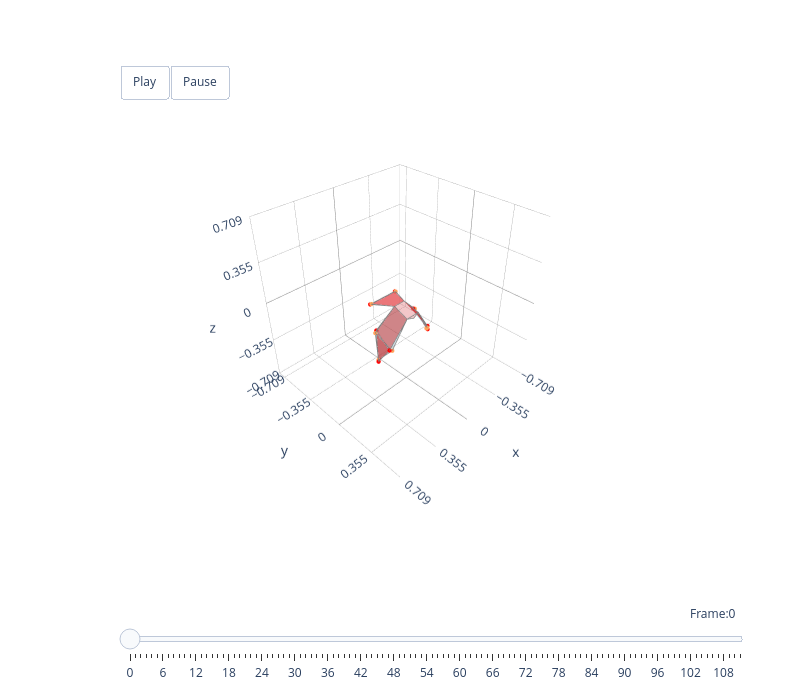

Notebook code for this chart:
### Code cell
# Animate: original (left) vs 4-mode reconstruction (right)
hawk3d = Animal3D('hawk', '../../data/mean_hawk_shape.csv')
animate_plotly_compare(hawk3d, [orig_bilateral, recon_bilateral])

### Figure 1 — Plotly figure (JSON) as saved in the notebook; plotly's stock layout.template omitted (floating-point values rounded to 4 significant figures)
{"data": [{"color": "lightblue", "hoverinfo": "none", "opacity": 0.5, "type": "mesh3d", "x": [-0.2764, -0.1999, -0.2213], "y": [-0.04185, 0.03309, -0.1264], "z": [-0.373, -0.2826, -0.1892]}, {"hoverinfo": "name", "line": {"color": "grey", "width": 1.5}, "mode": "lines", "name": "left_handwing lightblue", "type": "scatter3d", "x": [-0.2764, -0.1999, -0.2213, -0.2764], "y": [-0.04185, 0.03309, -0.1264, -0.04185], "z": [-0.373, -0.2826, -0.1892, -0.373]}, {"color": "lightblue", "hoverinfo": "none", "opacity": 0.5, "type": "mesh3d", "x": [0.2663, 0.1899, 0.2142], "y": [-0.0376, 0.03466, -0.1221], "z": [-0.3737, -0.2839, -0.1902]}, {"hoverinfo": "name", "line": {"color": "grey", "width": 1.5}, "mode": "lines", "name": "right_handwing lightblue", "type": "scatter3d", "x": [0.2663, 0.1899, 0.2142, 0.2663], "y": [-0.0376, 0.03466, -0.1221, -0.0376], "z": [-0.3737, -0.2839, -0.1902, -0.3737]}, {"color": "lightblue", "hoverinfo": "none", "opacity": 0.4, "type": "mesh3d", "x": [-0.1999, -0.2213, -0.05, -0.06], "y": [0.03309, -0.1264, -0.08, 0.06], "z": [-0.2826, -0.1892, -0.005, -0.045]}, {"hoverinfo": "name", "line": {"color": "grey", "width": 1.5}, "mode": "lines", "name": "left_armwing lightblue", "type": "scatter3d", "x": [-0.1999, -0.2213, -0.05, -0.06, -0.1999], "y": [0.03309, -0.1264, -0.08, 0.06, 0.03309], "z": [-0.2826, -0.1892, -0.005, -0.045, -0.2826]}, {"color": "lightblue", "hoverinfo": "none", "opacity": 0.4, "type": "mesh3d", "x": [0.1899, 0.2142, 0.05, 0.06], "y": [0.03466, -0.1221, -0.08, 0.06], "z": [-0.2839, -0.1902, -0.005, -0.045]}, {"hoverinfo": "name", "line": {"color": "grey", "width": 1.5}, "mode": "lines", "name": "right_armwing lightblue", "type": "scatter3d", "x": [0.1899, 0.2142, 0.05, 0.06, 0.1899], "y": [0.03466, -0.1221, -0.08, 0.06, 0.03466], "z": [-0.2839, -0.1902, -0.005, -0.045, -0.2839]}, {"color": "lightblue", "hoverinfo": "none", "opacity": 0.2, "type": "mesh3d", "x": [0.06, -0.06, -0.05, 0.05], "y": [0.06, 0.06, -0.08, -0.08], "z": [-0.045, -0.045, -0.005, -0.005]}, {"hoverinfo": "name", "line": {"color": "grey", "width": 1.5}, "mode": "lines", "name": "body lightblue", "type": "scatter3d", "x": [0.06, -0.06, -0.05, 0.05, 0.06], "y": [0.06, 0.06, -0.08, -0.08, 0.06], "z": [-0.045, -0.045, -0.005, -0.005, -0.045]}, {"color": "lightblue", "hoverinfo": "none", "opacity": 0.2, "type": "mesh3d", "x": [0.06, 3.743e-05, -0.06], "y": [0.06, 0.0705, 0.06], "z": [-0.045, -0.0617, -0.045]}, {"hoverinfo": "name", "line": {"color": "grey", "width": 1.5}, "mode": "lines", "name": "head lightblue", "type": "scatter3d", "x": [0.06, 3.743e-05, -0.06, 0.06], "y": [0.06, 0.0705, 0.06, 0.06], "z": [-0.045, -0.0617, -0.045, -0.045]}, {"color": "lightblue", "hoverinfo": "none", "opacity": 0.5, "type": "mesh3d", "x": [0.1222, -0.1318, -0.05, 0.05], "y": [-0.2589, -0.2558, -0.08, -0.08], "z": [-0.0371, -0.04085, -0.005, -0.005]}, {"hoverinfo": "name", "line": {"color": "grey", "width": 1.5}, "mode": "lines", "name": "tail lightblue", "type": "scatter3d", "x": [0.1222, -0.1318, -0.05, 0.05, 0.1222], "y": [-0.2589, -0.2558, -0.08, -0.08, -0.2589], "z": [-0.0371, -0.04085, -0.005, -0.005, -0.0371]}, {"hoverinfo": "none", "marker": {"opacity": 1, "size": 2.5}, "mode": "markers", "type": "scatter3d", "x": [-0.2764, 0.2663, -0.1999, 0.1899, -0.2213, 0.2142, -0.1318, 0.1222], "y": [-0.04185, -0.0376, 0.03309, 0.03466, -0.1264, -0.1221, -0.2558, -0.2589], "z": [-0.373, -0.3737, -0.2826, -0.2839, -0.1892, -0.1902, -0.04085, -0.0371]}, {"color": "red", "hoverinfo": "none", "opacity": 0.5, "type": "mesh3d", "x": [-0.2844, -0.214, -0.2038], "y": [-0.03649, 0.02183, -0.1284], "z": [-0.3825, -0.2782, -0.179]}, {"hoverinfo": "name", "line": {"color": "grey", "width": 1.5}, "mode": "lines", "name": "left_handwing red", "type": "scatter3d", "x": [-0.2844, -0.214, -0.2038, -0.2844], "y": [-0.03649, 0.02183, -0.1284, -0.03649], "z": [-0.3825, -0.2782, -0.179, -0.3825]}, {"color": "red", "hoverinfo": "none", "opacity": 0.5, "type": "mesh3d", "x": [0.2722, 0.2059, 0.1977], "y": [-0.03072, 0.02177, -0.1288], "z": [-0.3831, -0.2799, -0.1783]}, {"hoverinfo": "name", "line": {"color": "grey", "width": 1.5}, "mode": "lines", "name": "right_handwing red", "type": "scatter3d", "x": [0.2722, 0.2059, 0.1977, 0.2722], "y": [-0.03072, 0.02177, -0.1288, -0.03072], "z": [-0.3831, -0.2799, -0.1783, -0.3831]}, {"color": "red", "hoverinfo": "none", "opacity": 0.4, "type": "mesh3d", "x": [-0.214, -0.2038, -0.05, -0.06], "y": [0.02183, -0.1284, -0.08, 0.06], "z": [-0.2782, -0.179, -0.005, -0.045]}, {"hoverinfo": "name", "line": {"color": "grey", "width": 1.5}, "mode": "lines", "name": "left_armwing red", "type": "scatter3d", "x": [-0.214, -0.2038, -0.05, -0.06, -0.214], "y": [0.02183, -0.1284, -0.08, 0.06, 0.02183], "z": [-0.2782, -0.179, -0.005, -0.045, -0.2782]}, {"color": "red", "hoverinfo": "none", "opacity": 0.4, "type": "mesh3d", "x": [0.2059, 0.1977, 0.05, 0.06], "y": [0.02177, -0.1288, -0.08, 0.06], "z": [-0.2799, -0.1783, -0.005, -0.045]}, {"hoverinfo": "name", "line": {"color": "grey", "width": 1.5}, "mode": "lines", "name": "right_armwing red", "type": "scatter3d", "x": [0.2059, 0.1977, 0.05, 0.06, 0.2059], "y": [0.02177, -0.1288, -0.08, 0.06, 0.02177], "z": [-0.2799, -0.1783, -0.005, -0.045, -0.2799]}, {"color": "red", "hoverinfo": "none", "opacity": 0.2, "type": "mesh3d", "x": [0.06, -0.06, -0.05, 0.05], "y": [0.06, 0.06, -0.08, -0.08], "z": [-0.045, -0.045, -0.005, -0.005]}, {"hoverinfo": "name", "line": {"color": "grey", "width": 1.5}, "mode": "lines", "name": "body red", "type": "scatter3d", "x": [0.06, -0.06, -0.05, 0.05, 0.06], "y": [0.06, 0.06, -0.08, -0.08, 0.06], "z": [-0.045, -0.045, -0.005, -0.005, -0.045]}, {"color": "red", "hoverinfo": "none", "opacity": 0.2, "type": "mesh3d", "x": [0.06, 3.743e-05, -0.06], "y": [0.06, 0.0705, 0.06], "z": [-0.045, -0.0617, -0.045]}, {"hoverinfo": "name", "line": {"color": "grey", "width": 1.5}, "mode": "lines", "name": "head red", "type": "scatter3d", "x": [0.06, 3.743e-05, -0.06, 0.06], "y": [0.06, 0.0705, 0.06, 0.06], "z": [-0.045, -0.0617, -0.045, -0.045]}, {"color": "red", "hoverinfo": "none", "opacity": 0.5, "type": "mesh3d", "x": [0.1276, -0.1322, -0.05, 0.05], "y": [-0.2673, -0.2625, -0.08, -0.08], "z": [-0.04197, -0.04237, -0.005, -0.005]}, {"hoverinfo": "name", "line": {"color": "grey", "width": 1.5}, "mode": "lines", "name": "tail red", "type": "scatter3d", "x": [0.1276, -0.1322, -0.05, 0.05, 0.1276], "y": [-0.2673, -0.2625, -0.08, -0.08, -0.2673], "z": [-0.04197, -0.04237, -0.005, -0.005, -0.04197]}, {"hoverinfo": "none", "marker": {"color": "red", "opacity": 1, "size": 2.5}, "mode": "markers", "type": "scatter3d", "x": [-0.2844, 0.2722, -0.214, 0.2059, -0.2038, 0.1977, -0.1322, 0.1276], "y": [-0.03649, -0.03072, 0.02183, 0.02177, -0.1284, -0.1288, -0.2625, -0.2673], "z": [-0.3825, -0.3831, -0.2782, -0.2799, -0.179, -0.1783, -0.04237, -0.04197]}], "layout": {"height": 700, "margin": {"b": 100, "l": 50, "r": 50, "t": 100}, "scene": {"aspectmode": "cube", "aspectratio": {"x": 1, "y": 1, "z": 1}, "camera": {"eye": {"x": 1.5, "y": 1.5, "z": 1.5}, "up": {"x": 0, "y": 0, "z": 1}}, "domain": {"x": [0, 1], "y": [0.1, 1]}, "xaxis": {"backgroundcolor": "white", "dtick": 0.3545, "gridcolor": "grey", "gridwidth": 0.5, "range": [-0.709, 0.709], "showbackground": true, "zerolinecolor": "grey"}, "yaxis": {"backgroundcolor": "white", "dtick": 0.3545, "gridcolor": "grey", "gridwidth": 0.5, "range": [-0.7821, 0.6359], "showbackground": true, "zerolinecolor": "grey"}, "zaxis": {"backgroundcolor": "white", "dtick": 0.3545, "gridcolor": "grey", "gridwidth": 0.5, "range": [-0.709, 0.709], "showbackground": true, "zerolinecolor": "grey"}}, "showlegend": false, "sliders": [{"active": 0, "currentvalue": {"font": {"size": 12}, "prefix": "Frame:", "visible": true, "xanchor": "right"}, "len": 0.9, "pad": {"b": 10, "t": 50}, "steps": [{"args": [[0], {"frame": {"duration": 300, "redraw": true}, "mode": "immediate", "transition": {"duration": 300}}], "label": "0", "method": "animate"}, {"args": [[1], {"frame": {"duration": 300, "redraw": true}, "mode": "immediate", "transition": {"duration": 300}}], "label": "1", "method": "animate"}, {"args": [[2], {"frame": {"duration": 300, "redraw": true}, "mode": "immediate", "transition": {"duration": 300}}], "label": "2", "method": "animate"}, {"args": [[3], {"frame": {"duration": 300, "redraw": true}, "mode": "immediate", "transition": {"duration": 300}}], "label": "3", "method": "animate"}, {"args": [[4], {"frame": {"duration": 300, "redraw": true}, "mode": "immediate", "transition": {"duration": 300}}], "label": "4", "method": "animate"}, {"args": [[5], {"frame": {"duration": 300, "redraw": true}, "mode": "immediate", "transition": {"duration": 300}}], "label": "5", "method": "animate"}, {"args": [[6], {"frame": {"duration": 300, "redraw": true}, "mode": "immediate", "transition": {"duration": 300}}], "label": "6", "method": "animate"}, {"args": [[7], {"frame": {"duration": 300, "redraw": true}, "mode": "immediate", "transition": {"duration": 300}}], "label": "7", "method": "animate"}, {"args": [[8], {"frame": {"duration": 300, "redraw": true}, "mode": "immediate", "transition": {"duration": 300}}], "label": "8", "method": "animate"}, {"args": [[9], {"frame": {"duration": 300, "redraw": true}, "mode": "immediate", "transition": {"duration": 300}}], "label": "9", "method": "animate"}, {"args": [[10], {"frame": {"duration": 300, "redraw": true}, "mode": "immediate", "transition": {"duration": 300}}], "label": "10", "method": "animate"}, {"args": [[11], {"frame": {"duration": 300, "redraw": true}, "mode": "immediate", "transition": {"duration": 300}}], "label": "11", "method": "animate"}, {"args": [[12], {"frame": {"duration": 300, "redraw": true}, "mode": "immediate", "transition": {"duration": 300}}], "label": "12", "method": "animate"}, {"args": [[13], {"frame": {"duration": 300, "redraw": true}, "mode": "immediate", "transition": {"duration": 300}}], "label": "13", "method": "animate"}, {"args": [[14], {"frame": {"duration": 300, "redraw": true}, "mode": "immediate", "transition": {"duration": 300}}], "label": "14", "method": "animate"}, {"args": [[15], {"frame": {"duration": 300, "redraw": true}, "mode": "immediate", "transition": {"duration": 300}}], "label": "15", "method": "animate"}, {"args": [[16], {"frame": {"duration": 300, "redraw": true}, "mode": "immediate", "transition": {"duration": 300}}], "label": "16", "method": "animate"}, {"args": [[17], {"frame": {"duration": 300, "redraw": true}, "mode": "immediate", "transition": {"duration": 300}}], "label": "17", "method": "animate"}, {"args": [[18], {"frame": {"duration": 300, "redraw": true}, "mode": "immediate", "transition": {"duration": 300}}], "label": "18", "method": "animate"}, {"args": [[19], {"frame": {"duration": 300, "redraw": true}, "mode": "immediate", "transition": {"duration": 300}}], "label": "19", "method": "animate"}, {"args": [[20], {"frame": {"duration": 300, "redraw": true}, "mode": "immediate", "transition": {"duration": 300}}], "label": "20", "method": "animate"}, {"args": [[21], {"frame": {"duration": 300, "redraw": true}, "mode": "immediate", "transition": {"duration": 300}}], "label": "21", "method": "animate"}, {"args": [[22], {"frame": {"duration": 300, "redraw": true}, "mode": "immediate", "transition": {"duration": 300}}], "label": "22", "method": "animate"}, {"args": [[23], {"frame": {"duration": 300, "redraw": true}, "mode": "immediate", "transition": {"duration": 300}}], "label": "23", "method": "animate"}, {"args": [[24], {"frame": {"duration": 300, "redraw": true}, "mode": "immediate", "transition": {"duration": 300}}], "label": "24", "method": "animate"}, {"args": [[25], {"frame": {"duration": 300, "redraw": true}, "mode": "immediate", "transition": {"duration": 300}}], "label": "25", "method": "animate"}, {"args": [[26], {"frame": {"duration": 300, "redraw": true}, "mode": "immediate", "transition": {"duration": 300}}], "label": "26", "method": "animate"}, {"args": [[27], {"frame": {"duration": 300, "redraw": true}, "mode": "immediate", "transition": {"duration": 300}}], "label": "27", "method": "animate"}, {"args": [[28], {"frame": {"duration": 300, "redraw": true}, "mode": "immediate", "transition": {"duration": 300}}], "label": "28", "method": "animate"}, {"args": [[29], {"frame": {"duration": 300, "redraw": true}, "mode": "immediate", "transition": {"duration": 300}}], "label": "29", "method": "animate"}, {"args": [[30], {"frame": {"duration": 300, "redraw": true}, "mode": "immediate", "transition": {"duration": 300}}], "label": "30", "method": "animate"}, {"args": [[31], {"frame": {"duration": 300, "redraw": true}, "mode": "immediate", "transition": {"duration": 300}}], "label": "31", "method": "animate"}, {"args": [[32], {"frame": {"duration": 300, "redraw": true}, "mode": "immediate", "transition": {"duration": 300}}], "label": "32", "method": "animate"}, {"args": [[33], {"frame": {"duration": 300, "redraw": true}, "mode": "immediate", "transition": {"duration": 300}}], "label": "33", "method": "animate"}, {"args": [[34], {"frame": {"duration": 300, "redraw": true}, "mode": "immediate", "transition": {"duration": 300}}], "label": "34", "method": "animate"}, {"args": [[35], {"frame": {"duration": 300, "redraw": true}, "mode": "immediate", "transition": {"duration": 300}}], "label": "35", "method": "animate"}, {"args": [[36], {"frame": {"duration": 300, "redraw": true}, "mode": "immediate", "transition": {"duration": 300}}], "label": "36", "method": "animate"}, {"args": [[37], {"frame": {"duration": 300, "redraw": true}, "mode": "immediate", "transition": {"duration": 300}}], "label": "37", "method": "animate"}, {"args": [[38], {"frame": {"duration": 300, "redraw": true}, "mode": "immediate", "transition": {"duration": 300}}], "label": "38", "method": "animate"}, {"args": [[39], {"frame": {"duration": 300, "redraw": true}, "mode": "immediate", "transition": {"duration": 300}}], "label": "39", "method": "animate"}, {"args": [[40], {"frame": {"duration": 300, "redraw": true}, "mode": "immediate", "transition": {"duration": 300}}], "label": "40", "method": "animate"}, {"args": [[41], {"frame": {"duration": 300, "redraw": true}, "mode": "immediate", "transition": {"duration": 300}}], "label": "41", "method": "animate"}, {"args": [[42], {"frame": {"duration": 300, "redraw": true}, "mode": "immediate", "transition": {"duration": 300}}], "label": "42", "method": "animate"}, {"args": [[43], {"frame": {"duration": 300, "redraw": true}, "mode": "immediate", "transition": {"duration": 300}}], "label": "43", "method": "animate"}, {"args": [[44], {"frame": {"duration": 300, "redraw": true}, "mode": "immediate", "transition": {"duration": 300}}], "label": "44", "method": "animate"}, {"args": [[45], {"frame": {"duration": 300, "redraw": true}, "mode": "immediate", "transition": {"duration": 300}}], "label": "45", "method": "animate"}, {"args": [[46], {"frame": {"duration": 300, "redraw": true}, "mode": "immediate", "transition": {"duration": 300}}], "label": "46", "method": "animate"}, {"args": [[47], {"frame": {"duration": 300, "redraw": true}, "mode": "immediate", "transition": {"duration": 300}}], "label": "47", "method": "animate"}, {"args": [[48], {"frame": {"duration": 300, "redraw": true}, "mode": "immediate", "transition": {"duration": 300}}], "label": "48", "method": "animate"}, {"args": [[49], {"frame": {"duration": 300, "redraw": true}, "mode": "immediate", "transition": {"duration": 300}}], "label": "49", "method": "animate"}, {"args": [[50], {"frame": {"duration": 300, "redraw": true}, "mode": "immediate", "transition": {"duration": 300}}], "label": "50", "method": "animate"}, {"args": [[51], {"frame": {"duration": 300, "redraw": true}, "mode": "immediate", "transition": {"duration": 300}}], "label": "51", "method": "animate"}, {"args": [[52], {"frame": {"duration": 300, "redraw": true}, "mode": "immediate", "transition": {"duration": 300}}], "label": "52", "method": "animate"}, {"args": [[53], {"frame": {"duration": 300, "redraw": true}, "mode": "immediate", "transition": {"duration": 300}}], "label": "53", "method": "animate"}, {"args": [[54], {"frame": {"duration": 300, "redraw": true}, "mode": "immediate", "transition": {"duration": 300}}], "label": "54", "method": "animate"}, {"args": [[55], {"frame": {"duration": 300, "redraw": true}, "mode": "immediate", "transition": {"duration": 300}}], "label": "55", "method": "animate"}, {"args": [[56], {"frame": {"duration": 300, "redraw": true}, "mode": "immediate", "transition": {"duration": 300}}], "label": "56", "method": "animate"}, {"args": [[57], {"frame": {"duration": 300, "redraw": true}, "mode": "immediate", "transition": {"duration": 300}}], "label": "57", "method": "animate"}, {"args": [[58], {"frame": {"duration": 300, "redraw": true}, "mode": "immediate", "transition": {"duration": 300}}], "label": "58", "method": "animate"}, {"args": [[59], {"frame": {"duration": 300, "redraw": true}, "mode": "immediate", "transition": {"duration": 300}}], "label": "59", "method": "animate"}, {"args": [[60], {"frame": {"duration": 300, "redraw": true}, "mode": "immediate", "transition": {"duration": 300}}], "label": "60", "method": "animate"}, {"args": [[61], {"frame": {"duration": 300, "redraw": true}, "mode": "immediate", "transition": {"duration": 300}}], "label": "61", "method": "animate"}, {"args": [[62], {"frame": {"duration": 300, "redraw": true}, "mode": "immediate", "transition": {"duration": 300}}], "label": "62", "method": "animate"}, {"args": [[63], {"frame": {"duration": 300, "redraw": true}, "mode": "immediate", "transition": {"duration": 300}}], "label": "63", "method": "animate"}, {"args": [[64], {"frame": {"duration": 300, "redraw": true}, "mode": "immediate", "transition": {"duration": 300}}], "label": "64", "method": "animate"}, {"args": [[65], {"frame": {"duration": 300, "redraw": true}, "mode": "immediate", "transition": {"duration": 300}}], "label": "65", "method": "animate"}, {"args": [[66], {"frame": {"duration": 300, "redraw": true}, "mode": "immediate", "transition": {"duration": 300}}], "label": "66", "method": "animate"}, {"args": [[67], {"frame": {"duration": 300, "redraw": true}, "mode": "immediate", "transition": {"duration": 300}}], "label": "67", "method": "animate"}, {"args": [[68], {"frame": {"duration": 300, "redraw": true}, "mode": "immediate", "transition": {"duration": 300}}], "label": "68", "method": "animate"}, {"args": [[69], {"frame": {"duration": 300, "redraw": true}, "mode": "immediate", "transition": {"duration": 300}}], "label": "69", "method": "animate"}, {"args": [[70], {"frame": {"duration": 300, "redraw": true}, "mode": "immediate", "transition": {"duration": 300}}], "label": "70", "method": "animate"}, {"args": [[71], {"frame": {"duration": 300, "redraw": true}, "mode": "immediate", "transition": {"duration": 300}}], "label": "71", "method": "animate"}, {"args": [[72], {"frame": {"duration": 300, "redraw": true}, "mode": "immediate", "transition": {"duration": 300}}], "label": "72", "method": "animate"}, {"args": [[73], {"frame": {"duration": 300, "redraw": true}, "mode": "immediate", "transition": {"duration": 300}}], "label": "73", "method": "animate"}, {"args": [[74], {"frame": {"duration": 300, "redraw": true}, "mode": "immediate", "transition": {"duration": 300}}], "label": "74", "method": "animate"}, {"args": [[75], {"frame": {"duration": 300, "redraw": true}, "mode": "immediate", "transition": {"duration": 300}}], "label": "75", "method": "animate"}, {"args": [[76], {"frame": {"duration": 300, "redraw": true}, "mode": "immediate", "transition": {"duration": 300}}], "label": "76", "method": "animate"}, {"args": [[77], {"frame": {"duration": 300, "redraw": true}, "mode": "immediate", "transition": {"duration": 300}}], "label": "77", "method": "animate"}, {"args": [[78], {"frame": {"duration": 300, "redraw": true}, "mode": "immediate", "transition": {"duration": 300}}], "label": "78", "method": "animate"}, {"args": [[79], {"frame": {"duration": 300, "redraw": true}, "mode": "immediate", "transition": {"duration": 300}}], "label": "79", "method": "animate"}, {"args": [[80], {"frame": {"duration": 300, "redraw": true}, "mode": "immediate", "transition": {"duration": 300}}], "label": "80", "method": "animate"}, {"args": [[81], {"frame": {"duration": 300, "redraw": true}, "mode": "immediate", "transition": {"duration": 300}}], "label": "81", "method": "animate"}, {"args": [[82], {"frame": {"duration": 300, "redraw": true}, "mode": "immediate", "transition": {"duration": 300}}], "label": "82", "method": "animate"}, {"args": [[83], {"frame": {"duration": 300, "redraw": true}, "mode": "immediate", "transition": {"duration": 300}}], "label": "83", "method": "animate"}, {"args": [[84], {"frame": {"duration": 300, "redraw": true}, "mode": "immediate", "transition": {"duration": 300}}], "label": "84", "method": "animate"}, {"args": [[85], {"frame": {"duration": 300, "redraw": true}, "mode": "immediate", "transition": {"duration": 300}}], "label": "85", "method": "animate"}, {"args": [[86], {"frame": {"duration": 300, "redraw": true}, "mode": "immediate", "transition": {"duration": 300}}], "label": "86", "method": "animate"}, {"args": [[87], {"frame": {"duration": 300, "redraw": true}, "mode": "immediate", "transition": {"duration": 300}}], "label": "87", "method": "animate"}, {"args": [[88], {"frame": {"duration": 300, "redraw": true}, "mode": "immediate", "transition": {"duration": 300}}], "label": "88", "method": "animate"}, {"args": [[89], {"frame": {"duration": 300, "redraw": true}, "mode": "immediate", "transition": {"duration": 300}}], "label": "89", "method": "animate"}, {"args": [[90], {"frame": {"duration": 300, "redraw": true}, "mode": "immediate", "transition": {"duration": 300}}], "label": "90", "method": "animate"}, {"args": [[91], {"frame": {"duration": 300, "redraw": true}, "mode": "immediate", "transition": {"duration": 300}}], "label": "91", "method": "animate"}, {"args": [[92], {"frame": {"duration": 300, "redraw": true}, "mode": "immediate", "transition": {"duration": 300}}], "label": "92", "method": "animate"}, {"args": [[93], {"frame": {"duration": 300, "redraw": true}, "mode": "immediate", "transition": {"duration": 300}}], "label": "93", "method": "animate"}, {"args": [[94], {"frame": {"duration": 300, "redraw": true}, "mode": "immediate", "transition": {"duration": 300}}], "label": "94", "method": "animate"}, {"args": [[95], {"frame": {"duration": 300, "redraw": true}, "mode": "immediate", "transition": {"duration": 300}}], "label": "95", "method": "animate"}, {"args": [[96], {"frame": {"duration": 300, "redraw": true}, "mode": "immediate", "transition": {"duration": 300}}], "label": "96", "method": "animate"}, {"args": [[97], {"frame": {"duration": 300, "redraw": true}, "mode": "immediate", "transition": {"duration": 300}}], "label": "97", "method": "animate"}, {"args": [[98], {"frame": {"duration": 300, "redraw": true}, "mode": "immediate", "transition": {"duration": 300}}], "label": "98", "method": "animate"}, {"args": [[99], {"frame": {"duration": 300, "redraw": true}, "mode": "immediate", "transition": {"duration": 300}}], "label": "99", "method": "animate"}, {"args": [[100], {"frame": {"duration": 300, "redraw": true}, "mode": "immediate", "transition": {"duration": 300}}], "label": "100", "method": "animate"}, {"args": [[101], {"frame": {"duration": 300, "redraw": true}, "mode": "immediate", "transition": {"duration": 300}}], "label": "101", "method": "animate"}, {"args": [[102], {"frame": {"duration": 300, "redraw": true}, "mode": "immediate", "transition": {"duration": 300}}], "label": "102", "method": "animate"}, {"args": [[103], {"frame": {"duration": 300, "redraw": true}, "mode": "immediate", "transition": {"duration": 300}}], "label": "103", "method": "animate"}, {"args": [[104], {"frame": {"duration": 300, "redraw": true}, "mode": "immediate", "transition": {"duration": 300}}], "label": "104", "method": "animate"}, {"args": [[105], {"frame": {"duration": 300, "redraw": true}, "mode": "immediate", "transition": {"duration": 300}}], "label": "105", "method": "animate"}, {"args": [[106], {"frame": {"duration": 300, "redraw": true}, "mode": "immediate", "transition": {"duration": 300}}], "label": "106", "method": "animate"}, {"args": [[107], {"frame": {"duration": 300, "redraw": true}, "mode": "immediate", "transition": {"duration": 300}}], "label": "107", "method": "animate"}, {"args": [[108], {"frame": {"duration": 300, "redraw": true}, "mode": "immediate", "transition": {"duration": 300}}], "label": "108", "method": "animate"}, {"args": [[109], {"frame": {"duration": 300, "redraw": true}, "mode": "immediate", "transition": {"duration": 300}}], "label": "109", "method": "animate"}, {"args": [[110], {"frame": {"duration": 300, "redraw": true}, "mode": "immediate", "transition": {"duration": 300}}], "label": "110", "method": "animate"}, {"args": [[111], {"frame": {"duration": 300, "redraw": true}, "mode": "immediate", "transition": {"duration": 300}}], "label": "111", "method": "animate"}], "transition": {"duration": 300, "easing": "cubic-in-out"}, "x": 0.1, "xanchor": "left", "y": 0, "yanchor": "top"}], "updatemenus": [{"buttons": [{"args": [null, {"frame": {"duration": 100, "redraw": true}, "mode": "immediate"}], "label": "Play", "method": "animate"}, {"args": [[null], {"frame": {"duration": 0, "redraw": true}, "mode": "immediate"}], "label": "Pause", "method": "animate"}], "direction": "left", "pad": {"r": 10, "t": 10}, "showactive": false, "type": "buttons", "x": 0.1, "xanchor": "left", "y": 1.1, "yanchor": "top"}], "width": 800}}
